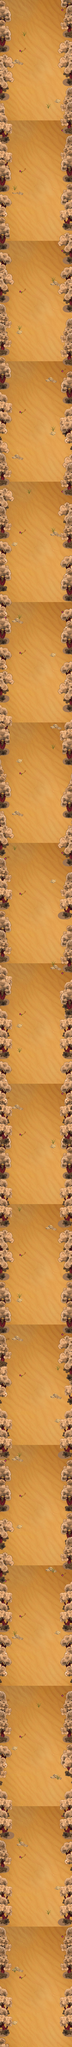

This is a level from a 2D game, rendered from its Tiled map with the project's own tilesets. A one-line summary and the map file follow, with tile-layer data summarised:
An orthogonal 15x425 tile map with 32x32 px tiles, 5 tile layers (Background, Background1, Background2, Decorate1, ...), 2 tilesets and 376 objects (74x 5, 17x 4, 2x 1, 2, 3, ...).

<map version="1.0" orientation="orthogonal" width="15" height="425" tilewidth="32" tileheight="32">
 <tileset firstgid="1" name="sha" tilewidth="32" tileheight="32">
  <image source="sha.jpg" width="480" height="800" />
 </tileset>
 <tileset firstgid="376" name="shod" tilewidth="32" tileheight="32">
  <image source="shod.png" width="648" height="224" />
 </tileset>
 <layer name="Background" width="15" height="425">
  <data>[6375 cells, 6375 non-empty, 375 distinct tile ids]</data>
 </layer>
 <layer name="Background1" width="15" height="425">
  <data>[6375 cells, 460 non-empty, 24 distinct tile ids]</data>
 </layer>
 <layer name="Background2" width="15" height="425">
  <data>[6375 cells, 92 non-empty, 8 distinct tile ids]</data>
 </layer>
 <objectgroup name="Objects" width="15" height="425">
  <object name="1" x="91" y="13571" width="282" height="20" />
  <object name="2" x="125" y="12774" width="281" height="20" />
  <object name="3" x="118" y="11972" width="244" height="19" />
  <object name="4" x="118" y="11172" width="244" height="19" />
  <object name="5" x="120" y="10371" width="244" height="19" />
  <object name="6" x="158" y="9570" width="244" height="19" />
  <object name="7" x="132" y="8774" width="244" height="19" />
  <object name="8" x="121" y="7974" width="244" height="19" />
  <object name="9" x="137" y="7169" width="244" height="19" />
  <object name="10" x="123" y="6376" width="244" height="19" />
  <object name="11" x="123" y="5575" width="244" height="19" />
  <object name="12" x="128" y="4770" width="244" height="19" />
  <object name="13" x="104" y="3977" width="244" height="19" />
  <object name="14" x="91" y="3172" width="244" height="19" />
  <object name="15" x="111" y="2372" width="244" height="19" />
  <object name="16" x="117" y="1572" width="244" height="19" />
  <object name="17" x="104" y="961" width="244" height="19" />
 </objectgroup>
 <objectgroup name="Enemys" width="15" height="425">
  <object x="56" y="1004">
   <properties>
    <property name="boss" value="2" />
    <property name="random" value="52" />
   </properties>
  </object>
  <object x="339" y="1004">
   <properties>
    <property name="boss" value="2" />
    <property name="random" value="52" />
   </properties>
  </object>
  <object x="267" y="1004">
   <properties>
    <property name="boss" value="2" />
    <property name="random" value="52" />
   </properties>
  </object>
  <object x="101" y="1154" width="264" height="11">
   <properties>
    <property name="random" value="100" />
   </properties>
  </object>
  <object x="196" y="1004">
   <properties>
    <property name="boss" value="2" />
    <property name="random" value="52" />
   </properties>
  </object>
  <object x="159" y="1054">
   <properties>
    <property name="boss" value="1" />
    <property name="random" value="51" />
   </properties>
  </object>
  <object x="406" y="1212">
   <properties>
    <property name="boss" value="1" />
    <property name="delay" value="10" />
    <property name="random" value="29" />
   </properties>
  </object>
  <object x="127" y="1004">
   <properties>
    <property name="boss" value="2" />
    <property name="random" value="52" />
   </properties>
  </object>
  <object x="236" y="1147">
   <properties>
    <property name="boss" value="2" />
    <property name="random" value="54" />
   </properties>
  </object>
  <object x="317" y="1054">
   <properties>
    <property name="boss" value="1" />
    <property name="random" value="51" />
   </properties>
  </object>
  <object x="87" y="1213">
   <properties>
    <property name="boss" value="1" />
    <property name="delay" value="10" />
    <property name="random" value="29" />
   </properties>
  </object>
  <object x="410" y="1004">
   <properties>
    <property name="boss" value="2" />
    <property name="random" value="52" />
   </properties>
  </object>
  <object x="141" y="1285">
   <properties>
    <property name="random" value="101" />
   </properties>
  </object>
  <object x="319" y="1288">
   <properties>
    <property name="random" value="102" />
   </properties>
  </object>
  <object x="247" y="2225">
   <properties>
    <property name="random" value="41,33" />
   </properties>
  </object>
  <object x="295" y="12560">
   <properties>
    <property name="random" value="10,11,13,14" />
   </properties>
  </object>
  <object name="5" x="172" y="10075">
   <properties>
    <property name="random" value="10,11,13,14" />
   </properties>
  </object>
  <object x="90" y="4122">
   <properties>
    <property name="random" value="36" />
    <property name="type" value="0" />
   </properties>
  </object>
  <object name="5" x="294" y="5665">
   <properties>
    <property name="random" value="10,11,13,14" />
   </properties>
  </object>
  <object x="189" y="9450">
   <properties>
    <property name="random" value="10,11,13,14" />
   </properties>
  </object>
  <object x="362" y="4630">
   <properties>
    <property name="random" value="10,11,13,14" />
   </properties>
  </object>
  <object x="362" y="13130">
   <properties>
    <property name="random" value="42" />
   </properties>
  </object>
  <object x="311" y="12981">
   <properties>
    <property name="random" value="10,11,13,14" />
   </properties>
  </object>
  <object x="103" y="6343">
   <properties>
    <property name="delay" value="10" />
    <property name="random" value="29" />
   </properties>
  </object>
  <object x="171" y="3100">
   <properties>
    <property name="random" value="42" />
   </properties>
  </object>
  <object x="351" y="3950">
   <properties>
    <property name="random" value="10,11,13,14" />
   </properties>
  </object>
  <object name="4" x="214" y="9318">
   <properties>
    <property name="random" value="37,38,37" />
   </properties>
  </object>
  <object x="160" y="7624">
   <properties>
    <property name="random" value="37,38,37" />
   </properties>
  </object>
  <object x="158" y="6170">
   <properties>
    <property name="random" value="37,38,37" />
   </properties>
  </object>
  <object x="337" y="12953">
   <properties>
    <property name="random" value="10,11,13,14" />
   </properties>
  </object>
  <object x="402" y="1854">
   <properties>
    <property name="random" value="36" />
    <property name="type" value="1" />
   </properties>
  </object>
  <object x="305" y="10097">
   <properties>
    <property name="random" value="10,11,13,14" />
   </properties>
  </object>
  <object x="362" y="1664">
   <properties>
    <property name="random" value="10,11,13,14" />
   </properties>
  </object>
  <object x="351" y="11742">
   <properties>
    <property name="random" value="10,11,13,14" />
   </properties>
  </object>
  <object x="131" y="11149">
   <properties>
    <property name="random" value="37,38,37" />
   </properties>
  </object>
  <object x="140" y="5554">
   <properties>
    <property name="random" value="10,11,13,14" />
   </properties>
  </object>
  <object name="4" x="251" y="12418">
   <properties>
    <property name="random" value="42" />
   </properties>
  </object>
  <object x="317" y="8597">
   <properties>
    <property name="random" value="10,11,13,14" />
   </properties>
  </object>
  <object name="5" x="295" y="7511">
   <properties>
    <property name="random" value="10,11,13,14" />
   </properties>
  </object>
  <object name="5" x="246" y="8448">
   <properties>
    <property name="random" value="10,11,13,14" />
   </properties>
  </object>
  <object x="123" y="3952">
   <properties>
    <property name="random" value="37,38,37" />
   </properties>
  </object>
  </objectgroup>
 <layer name="Decorate1" width="15" height="425">
  <data>[6375 cells, 1633 non-empty, 105 distinct tile ids]</data>
 </layer>
 <layer name="Decorate2" width="15" height="425">
  <data>[6375 cells, 1593 non-empty, 105 distinct tile ids]</data>
 </layer>
</map>
<!-- 318 of 376 objects omitted -->
